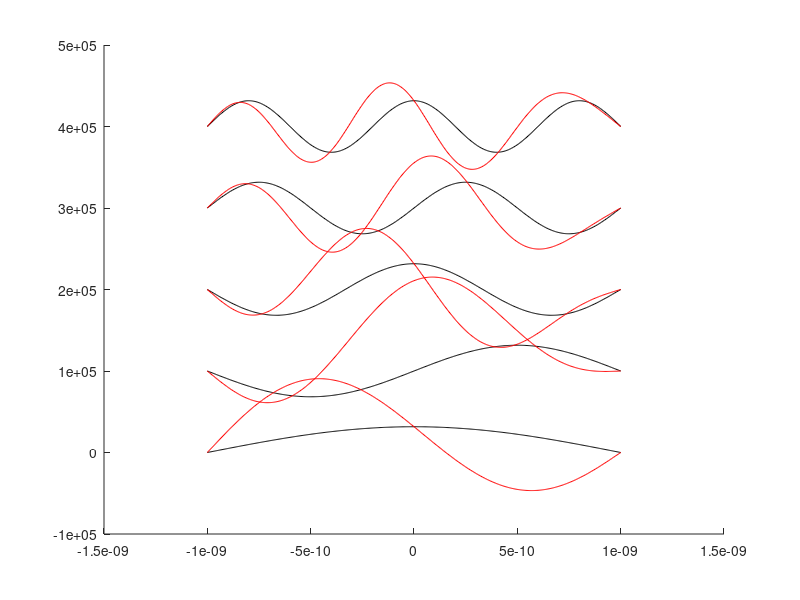
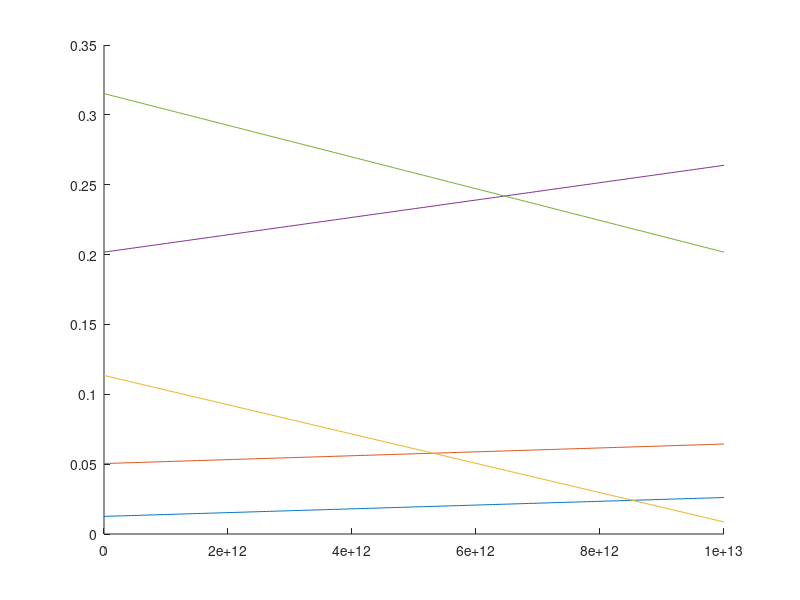

Recreate these plots in MATLAB, in order.
% Soll grafik 1: Psi(x)
% Variablen:
%	l
%	x
%	epsilon (= 1)
%	n
%	Psi(x)
% Ausgabe in PS und PDF

% Soll grafik 2: E(n, a)
% Variablen:
%	l
%	epsilon
%	n
%	E(n, a)
% Ausgabe in PS und PDF

%-----Variabeln-----
l = 10^-9;
xSteps = 225;
delta = (l/xSteps);
%x = -l*1.5 : delta : +l*1.5;
x = -l : delta : +l;
n = 1 : 200;
nPlot = 1 : 5;
kurvenVersatz = 1e5
%n = [1, 2];

%-----Verarbeitung-----
m = 9.10938291*10^-31;		% Elektronenmasse
h = 6062606957*10^-34;		% Planck-Konstante
hQuer = h/2*pi;
E = zeros(1, length(n));
Psi = zeros(length(n), length(x));
for ln = n
    E(ln) = h^2*ln^2 / (32*m*l^2);
    %k = sqrt(2*m*E/(hQuer^2));
    %k = ln*pi*x / (2*l);
    k = pi/l * (n+1/2);
    LamdaP = 1i*k;
    LamdaN = -LamdaP;
    %y = (exp(LamdaP(ln)*x) + (-1)^(ln+1).*exp(LamdaN(ln)*x)) ./ (2*1i^(ln+1));
    if mod(ln, 2) == 0
        y = sin(ln*pi*x/(2*l));
    else
        y = cos(ln*pi*x/(2*l));
    end
    Psi(ln,1:length(x)) = 1/sqrt(l) .* y;
end

%-----Verarbeitung gest�rt-----
gamma = 0;
%epsilon = 4*10^-3;
epsilon = 10^-3;
E1_k = zeros(1, length(n));
H1 = x;
PsiG = zeros(length(n), length(x));

loopCount = 0;
for ln = n
	E1_k(ln) = dot(Psi(ln, :), H1.*Psi(ln, :));
	
	psi1_l = zeros(1, length(x));

	k = ln;
	for l = n % + ceil(l/2)
		if l ~= k
%			psi0_l = sum(~Psi(l, :).*H1.*Psi(k, :).*delta) / (E(k)-E(l));
			psi0_l = dot(Psi(l, :), H1.*Psi(k, :)) / (E(k)-E(l));
			psi1_l = psi1_l + psi0_l .* Psi(l, :);
			loopCount = loopCount + 1;
		end
	end
	
	PsiG(ln, 1:length(x)) = (1+1i*epsilon*gamma).*Psi(ln, 1:length(x)) ...
													+ epsilon.*psi1_l;
end

%-----Plot grafik 1: Psi(x)-----
clf('reset')			% clear figure
hold on;

s = zeros(1, length(n));
for ln = nPlot		% ungestoerter Plot
	%plot(x, Psi(ln, :) + (ln-1)*2e05, 'Color', 'black')		% Psi
    plot(x, Psi(ln, :) +(ln-1)*kurvenVersatz, 'Color', 'black')		% Psi

	s(ln) = sum(Psi(ln, :).^2.*delta);
end

% print('Psi_ungestoert', '-depsc', '-noui')
% print('Psi_ungestoert', '-dpdf', '-noui')

% figure
% hold on;

sG = zeros(1, length(n));
for ln = nPlot		% gestoerter Plot
	%plot(x, PsiG(ln, 1:length(x)) + (ln-1)*2e05, 'Color', 'red')		% Psi
    plot(x, PsiG(ln, 1:length(x)) + (ln-1)*kurvenVersatz, 'Color', 'red')		% Psi

	sG(ln) = sum(PsiG(ln, :).^2.*delta);
end

% print('Psi_gestoert', '-depsc', '-noui')
print('Psi_gestoert', '-dpdf', '-noui')

%-----Plot grafik 2: E(n, a)-----
figure
hold on;
epsilon = 10^13
xEpsilon = 0 : epsilon / xSteps : epsilon;
for ln = nPlot		% Energie Plot
	plot(xEpsilon, E(ln) + xEpsilon*E1_k(ln))		% Psis
end

%print('Energie_gestoert', '-depsc', '-noui')
print('Energie_gestoert', '-dpdf', '-noui')

hold off
